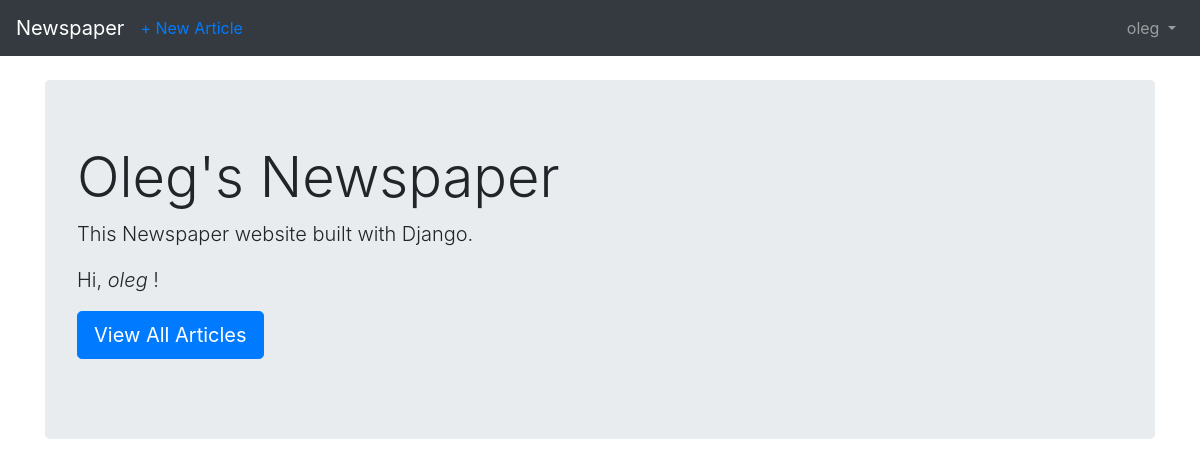
Page / (signed in) on the earlier database version.
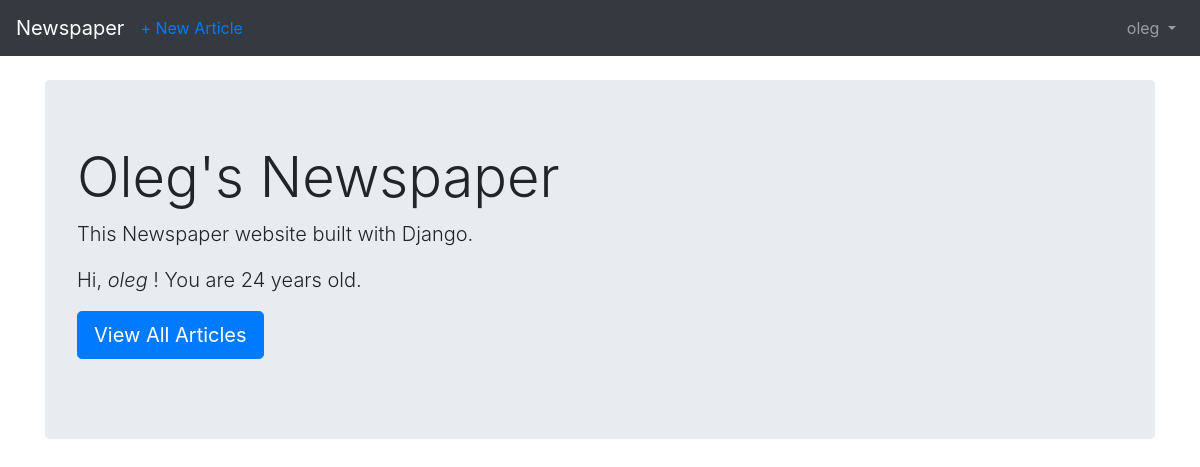
Same page on the later database version.
### accounts/models.py (models this page shows)
class CustomUser(AbstractUser):
    age = models.PositiveSmallIntegerField(null=True, blank=True)

### pages/views.py (the view)
# urls.py: path('', HomePageView.as_view(), name='home')
class HomePageView(TemplateView):
    template_name = 'home.html'

### templates/home.html (shortened to what this page needs)
{% extends 'base.html' %}
{% block content %}
    <br/>
    <div class="jumbotron">
        <h1 class="display-4">Oleg's Newspaper</h1>
        <p class="lead">This Newspaper website built with Django.</p>
        <p class="lead">Hi, {% if user.is_authenticated %} <em>{{ user.username }}</em> {% else %}User{% endif %}! {% if user.age %}You are {{ user.age }} years old.{% endif %}</p>
        <p class="lead">
            <a class="btn btn-primary btn-lg" href="{% url 'article_list' %}"
                role="button">View All Articles</a>
        </p>
    </div>
{% endblock content %}

### templates/base.html (shortened to what this page needs)
<!DOCTYPE html>
<html>
    <head>
        <link rel="stylesheet" href="https://cdn.jsdelivr.net/npm/bootstrap@4.5.3/dist/css/bootstrap.min.css">
    </head>
    <body>
        <nav class="navbar navbar-expand-lg navbar-dark bg-dark">
            <a class="navbar-brand" href="{% url 'home' %}">Newspaper</a>
            <div class="collapse navbar-collapse" id="navbarSupportedContent">
            {% if user.is_authenticated %}
            <ul class="navbar-nav mr-auto">
                <li class="nav-item">
                    <a href="{% url 'article_create' %}">+ New Article</a>
                </li>
            </ul>
            <ul class="navbar-nav ml-auto">
                <li class="nav-item">
                    <a class="nav-link dropdown-toggle" href="#"
                    id="navbarDropdown" role="button" data-toggle="dropdown"
                    aria-haspopup="true" aria-expanded="false">
                    {{ user.username }}
                    </a>
                </li>
            </ul>
            {% endif %}
            </div>
        </nav>
        <main>
            <div class="container">
                {% block content %}
                {% endblock content %}
            </div>
        </main>
    </body>
</html>

Differences in the rows shown:
changed CustomUser "oleg": age (not shown) → "24"
Other differences:
text now shown: "You are years old."
